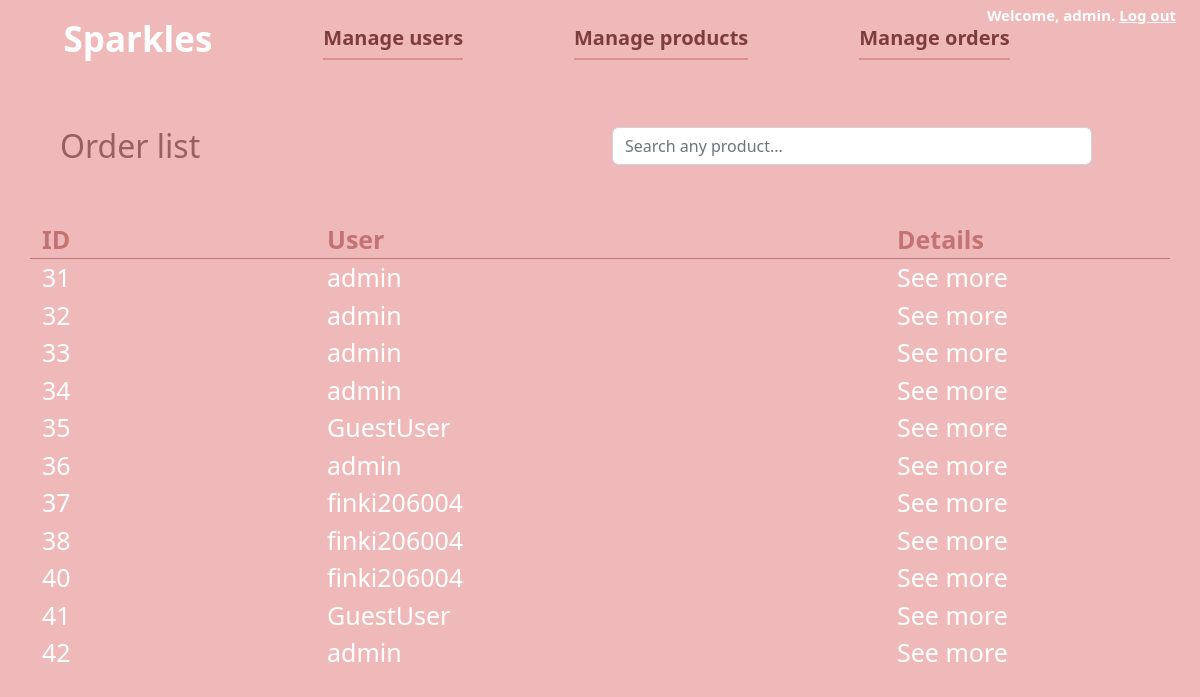
Screenshot of /orders/ (signed in) with the database file from the repository.
### shop/models.py (models this page shows, shortened)
class Order(models.Model):
    user = models.ForeignKey(User, on_delete=models.CASCADE)
    name = models.CharField(max_length=255)
    surname = models.CharField(max_length=255)
    address = models.CharField(max_length=255)
    city = models.CharField(max_length=255)
    postal_code = models.IntegerField()
    email = models.EmailField()
    payment_option = models.ForeignKey(CreditCard, on_delete=models.CASCADE, blank=True, null=True)
    total = models.IntegerField()
    paid = models.BooleanField()
    date = models.DateTimeField()

### shop/views.py (the view)
# urls.py: path('orders/', manage_orders, name="manage_orders"),
@login_required(login_url="/admin_login")
@user_passes_test(is_seller, login_url="/admin_login")
def manage_orders(request):
    context= dict()
    context["orders"] = Order.objects.filter(paid=True).all()
    return render(request, "seller/orders_management.html", context=context)

### shop/views.py (called while the page is built)
def is_seller(user):
    return user.groups.filter(name='Seller').exists()

### shop/templates/seller/orders_management.html (shortened to what this page needs)
{% extends "seller/seller_base.html" %}
{% block content %}
<div id="dashboard_body"  style="height: 100%;">
    <div class="row mx-5 py-5">
        <div class="col"><h2 style="color: rgb(151, 97, 97);">Order list</h2></div>
        <div class="col mx-5">
            <div class="d-flex form-inputs">
            <input class="form-control" type="text" placeholder="Search any product...">
            </div>
        </div>
    </div>
    <div class="container">
        <div class="row" id="table_header">
            <div class="col-md-3">ID</div>
            <div class="col-md-6">User</div>
            <div class="col-md-3">Details</div>
        </div>
        {% for order in orders %}
        <div class="row table_rows">
            <div class="col-md-3">{{order.id}}</div>
            <div class="col-md-6">{{order.user.username}}</div>
            <div class="col-md-3"><a href="/order_details?id={{order.id}}">See more</a></div>
        </div>
        {% endfor %}
    </div>
</div>
{% endblock %}

### static/style.css (style rules this page uses)
body { width: 100%; height: 100%; }
html { width: 100%; height: 100%; }
a { text-decoration: none; color: inherit; }

### static/style_admin_dashboard.css (style rules this page uses)
#dashboard_body { background-color: rgb(240, 185, 185); width: 100%; }
#table_header { color: rgb(195, 115, 115); font-size: 25px; border-bottom:rgb(195, 115, 115) solid 1px ; font-weight: bold; }
.table_rows { color: rgb(255,255,255); font-size: 25px; }

### rows the page displays
Order: id "31", user.username "admin"
Order: id "32", user.username "admin"
Order: id "33", user.username "admin"
Order: id "34", user.username "admin"
Order: id "35", user.username "GuestUser"
Order: id "36", user.username "admin"
Order: id "37", user.username "finki206004"
Order: id "38", user.username "finki206004"
Order: id "40", user.username "finki206004"
Order: id "41", user.username "GuestUser"
Order: id "42", user.username "admin"
